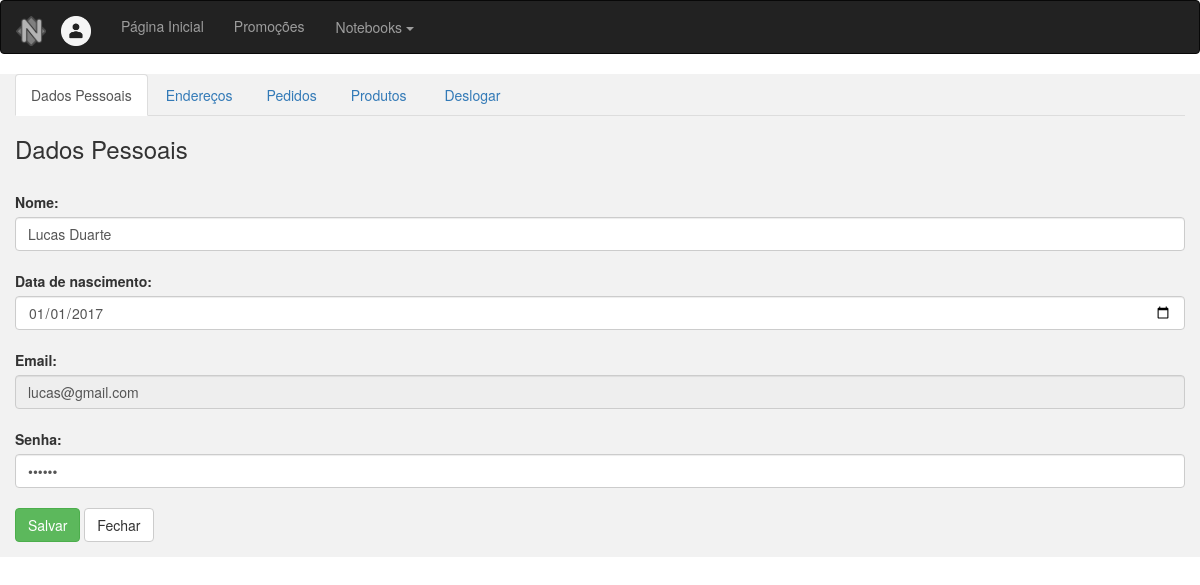
The app's page /dados.php (signed in) with its own data.
### tables this page shows
CREATE TABLE `usuarios` (
  `id` int(11) NOT NULL,
  `nome` varchar(250) NOT NULL,
  `data_nasc` varchar(250) NOT NULL,
  `email` varchar(250) NOT NULL,
  `senha` varchar(250) NOT NULL,
  `nivel` varchar(250) NOT NULL DEFAULT '0'
);

### dados.php (the view, shortened to what this page needs)
<!DOCTYPE html>
<html lang="pt-br">
<head>
	<link href="css/bootstrap.min.css" rel="stylesheet">
	<link rel="stylesheet" type="text/css" href="css/estilos.css">
</head>
<body>
<?php
include 'cabecalho.php';
?>
<div class="container-fluid conteudo">
<ul class="nav nav-tabs">
  <li role="presentation" class="active"> <a href="dados.php">Dados Pessoais</a>  </li>
  <li role="presentation"> <a href="enderecos.php">Endereços</a> </li>
  <li role="presentation"> <a href="pedidos.php">Pedidos</a> </li>
  <?php
  if ($_SESSION["nivel"] == 1) {
    echo "<li role='presentation'><a href='produtos.php'>Produtos</a></li>";
  }
  ?>
  <li role="presentation">&nbsp;</li>
  <li role="presentation"> <a href="logout.php">Deslogar</a> </li>
</ul>
<?php
  $id = $_SESSION['email'];
  $consulta = "SELECT * FROM usuarios WHERE email = '$id'";
  $con = mysql_query($consulta) or die(mysql_error());
?>
<h3>Dados Pessoais</h3><br>
<form method="post" action="salvar.php" name="usuario" class="form-group">
<?php $dado = mysql_fetch_array($con) ?>
  <label>Nome: </label>
  <input type="text" name="nome" value="<?php echo $dado["nome"]; ?>" class="form-control"><br>
  <label>Data de nascimento: </label>
  <input type="date" name="data_nasc" value="<?php echo $dado["data_nasc"]; ?>" class="form-control"><br>
  <label>Email:</label>
  <input type="email" name="email" value="<?php echo $dado["email"]; ?>" readonly="readonly" class="form-control"><br>
  <label>Senha:</label>
  <input type="password" name="senha" value="<?php echo $dado["senha"]; ?>" class="form-control"><br>
  <input type="button" value="Salvar" onclick="pergunta();" class="btn btn-success">
  <input type="button" value="Fechar" onclick="location.href='painel.php';" class="btn btn-default">
</form>
</div>
</body>
</html>

### css/estilos.css (style rules this page uses)
.conteudo { background-color: #F2F2F2 ; }

### records on screen
usuarios: nome "Lucas Duarte", data_nasc "01/01/2017", email "lucas@gmail.com"
